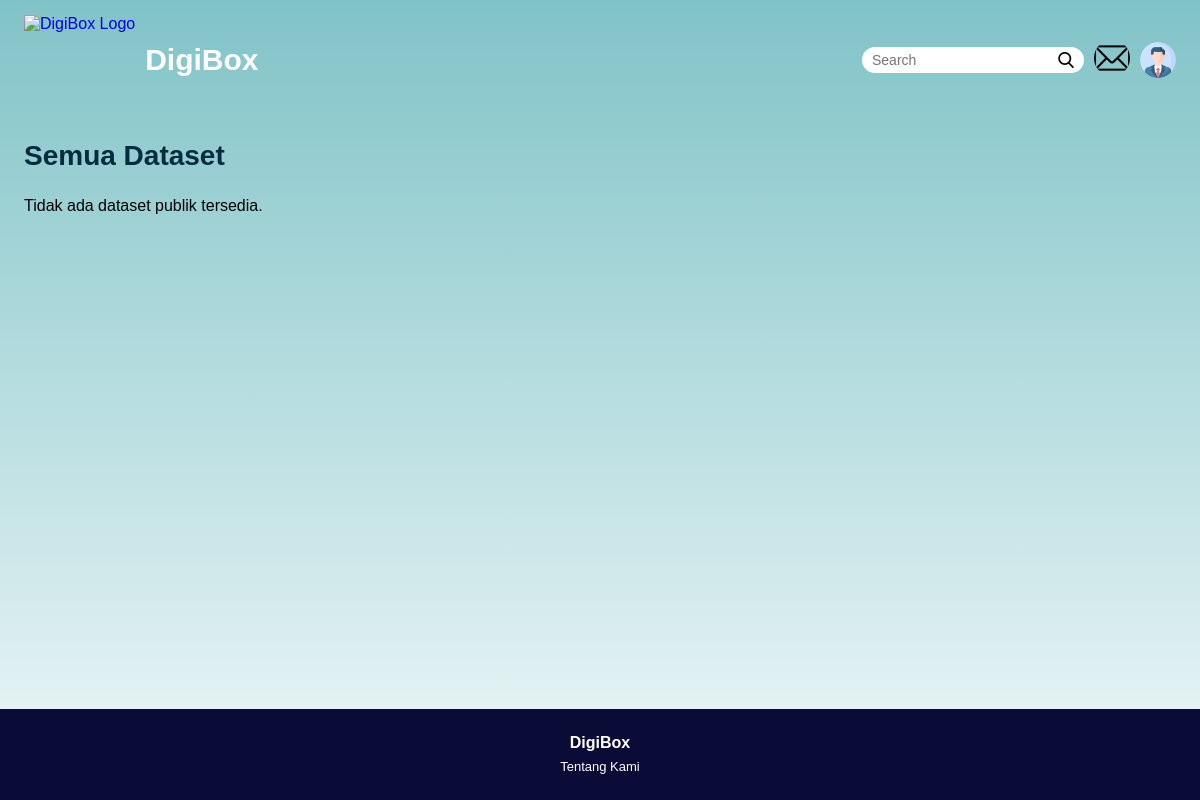
Before: /datasets/ (signed in) with the older database file.
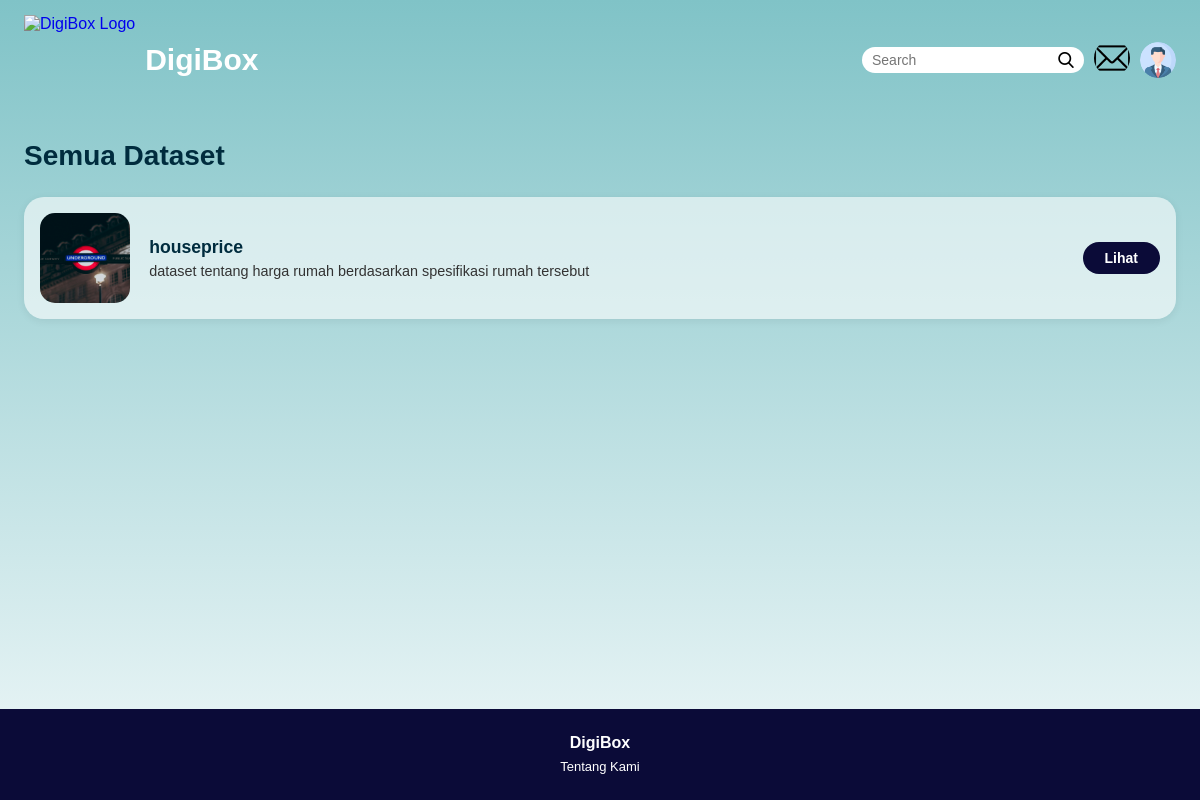
After: the same page with the newer database file.
### proyek/models.py (models this page shows, shortened)
class Dataset(models.Model):
    title = models.CharField(max_length=200)
    description = models.TextField()
    category = models.CharField(max_length=100)
    file_format = models.CharField(max_length=50)
    image = models.ImageField(upload_to='dataset_images/')
    dataset_file = models.FileField(upload_to='dataset_files/', null=True, blank=True)
    creator_name = models.CharField(max_length=100)
    verifier_name = models.CharField(max_length=100)
    num_rows = models.IntegerField()
    num_features = models.IntegerField()
    keywords = models.CharField(max_length=200)
    owner = models.ForeignKey(User, on_delete=models.CASCADE)
    created_at = models.DateTimeField(auto_now_add=True)
    is_public = models.BooleanField(default=False)
    click_count = models.PositiveIntegerField(default=0, verbose_name="Jumlah Dilihat")
    download_count = models.PositiveIntegerField(default=0, verbose_name="Jumlah Diunduh")

### proyek/views.py (the view)
# urls.py: path('datasets/', views.all_datasets, name='all_datasets'),
@login_required
def all_datasets(request):
    datasets = Dataset.objects.filter(is_public=True).order_by('-created_at')
    return render(request, 'all_dataset.html', {'datasets': datasets})

### proyek/templates/all_dataset.html (shortened to what this page needs)
{% load static %}
<!DOCTYPE html>
<html lang="id">
<head>
</head>
<body>
    <header class="site-header">
      <div class="container header-content">
        <a href="{% url 'homepage' %}" class="logo-section">
          <img src="{% static 'images/logodigi.png' %}" alt="DigiBox Logo" class="logo-icon">
          <span class="logo-text">DigiBox</span>
        </a>
        <div class="header-right">
          <form method="GET" action="{% url 'search_results' %}" class="search-form">
            <input type="text" name="q" placeholder="Search" />
            <button type="submit" class="search-submit-button">
              <img src="{% static 'images/search.png' %}" alt="Search" class="search-icon" />
            </button>
          </form>
          <a href="{% url 'inbox' %}" title="Pesan Masuk">
            <img src="{% static 'images/massage.png' %}" alt="Pesan" class="message-icon" />
          </a>
          <img src="{% static 'images/profile.png' %}" alt="User" class="profile-icon" onclick="toggleProfilePopup()" />
        </div>
      </div>
    </header>
        <main>
      <div class="container">
        <section class="dataset-section">
          <div class="section-header">
            <h1>Semua Dataset</h1>
          </div>
          <div class="dataset-list">
            {% if datasets %}
              {% for dataset in datasets %}
                <div class="dataset-card">
                  <img src="{{ dataset.image.url }}" alt="{{ dataset.title }}" class="dataset-card-img">
                  <div class="dataset-card-info">
                    <div class="dataset-card-title">{{ dataset.title }}</div>
                    <p class="dataset-card-desc">{{ dataset.description|truncatewords:15 }}</p>
                  </div>
                  <div class="dataset-card-actions">
                    <a href="{% url 'view_dataset' dataset.id %}" class="view-button">Lihat</a>
                  </div>
                </div>
              {% endfor %}
            {% else %}
              <p>Tidak ada dataset publik tersedia.</p>
            {% endif %}
          </div>
        </section>
      </div>
    </main>
        <footer class="site-footer">
        <div class="container footer-content">
            <div class="footer-logo">DigiBox</div>
            <a href="" class="footer-link">Tentang Kami</a>
        </div>
    </footer>
</body>
</html>

### proyek/templates/all_dataset.html (style rules this page uses)
* { margin: 0; padding: 0; box-sizing: border-box; }
body { font-family: 'Arial', sans-serif; background: linear-gradient(to bottom, #80c3c7 0%, #f0f8f9 100%); color: #000; display: flex; flex-direction: column; min-height: 100vh; }
main { flex: 1; }
.container { width: 96%; max-width: 1920px; margin-left: auto; margin-right: auto; }
.site-header { padding-top: 15px; padding-bottom: 15px; }
.header-content { display: flex; justify-content: space-between; align-items: center; }
.logo-section { display: flex; align-items: center; text-decoration: none; }
.logo-icon { height: 90px; margin-right: 10px; }
.logo-text { font-size: 30px; font-weight: bold; color: white; }
.header-right { display: flex; align-items: center; }
.search-form { display: flex; align-items: center; background-color: white; border-radius: 20px; padding: 5px 10px; }
.search-form input { border: none; outline: none; background: transparent; font-size: 14px; }
.search-submit-button { background: none; border: none; padding: 0; cursor: pointer; }
.search-icon { width: 16px; height: 16px; margin-left: 5px; display: block; }
.message-icon, .profile-icon { width: 36px; height: 36px; border-radius: 50%; cursor: pointer; margin-left: 10px; object-fit: cover; transition: transform 0.2s ease; }
.dataset-section { padding-top: 20px; padding-bottom: 20px; }
.section-header { margin-bottom: 25px; }
.section-header h1 { font-size: 28px; font-weight: bold; color: #002c3e; }
.dataset-list { display: flex; flex-direction: column; gap: 1rem; }
.dataset-card { display: flex; align-items: center; background-color: rgba(255, 255, 255, 0.6); border-radius: 20px; padding: 1rem; box-shadow: 0 2px 8px rgba(0,0,0,0.07); transition: transform 0.2s ease, box-shadow 0.2s ease; }
.dataset-card-img { width: 90px; height: 90px; object-fit: cover; border-radius: 15px; margin-right: 1.2rem; flex-shrink: 0; }
.dataset-card-info { flex-grow: 1; }
.dataset-card-title { font-size: 1.1rem; font-weight: 600; color: #002c3e; margin-bottom: 5px; }
.dataset-card-desc { font-size: 0.9rem; color: #333; }
.dataset-card-actions { margin-left: 1rem; }
.view-button { background-color: #0b0b38; color: white; border: none; border-radius: 50px; padding: 8px 22px; font-weight: bold; cursor: pointer; font-size: 14px; text-decoration: none; transition: background-color 0.2s ease; }
.site-footer { background-color: #0b0b38; color: white; margin-top: 40px; padding-top: 25px; padding-bottom: 25px; }
.footer-content { text-align: center; }
.footer-logo { font-weight: bold; font-size: 16px; margin-bottom: 5px; }
.footer-link { color: white; font-size: 13px; text-decoration: none; }

Changed rows visible on the page:
added Dataset: image (picture), title "houseprice", description "dataset tentang harga rumah berdasarkan spesifikasi rumah tersebut"
Other visible differences:
text no longer shown: "Tidak ada dataset publik tersedia."
